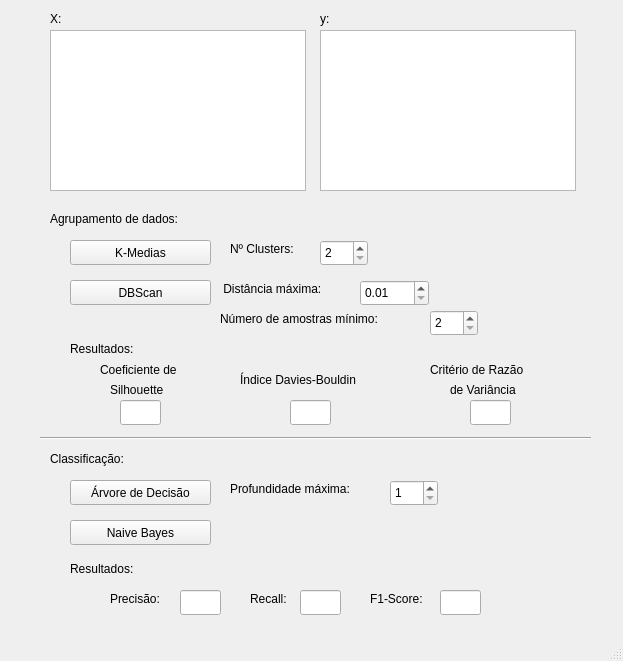
<?xml version="1.0" encoding="UTF-8"?>
<ui version="4.0">
 <class>MainWindow</class>
 <widget class="QMainWindow" name="MainWindow">
  <property name="geometry">
   <rect>
    <x>0</x>
    <y>0</y>
    <width>623</width>
    <height>661</height>
   </rect>
  </property>
  <property name="windowTitle">
   <string>MainWindow</string>
  </property>
  <widget class="QWidget" name="centralwidget">
   <widget class="QPushButton" name="pushButton_Kmeans">
    <property name="geometry">
     <rect>
      <x>70</x>
      <y>240</y>
      <width>141</width>
      <height>25</height>
     </rect>
    </property>
    <property name="text">
     <string>K-Medias</string>
    </property>
   </widget>
   <widget class="QPushButton" name="pushButton_DBScan">
    <property name="geometry">
     <rect>
      <x>70</x>
      <y>280</y>
      <width>141</width>
      <height>25</height>
     </rect>
    </property>
    <property name="text">
     <string>DBScan</string>
    </property>
   </widget>
   <widget class="QPushButton" name="pushButton_Bayes">
    <property name="geometry">
     <rect>
      <x>70</x>
      <y>520</y>
      <width>141</width>
      <height>25</height>
     </rect>
    </property>
    <property name="text">
     <string>Naive Bayes</string>
    </property>
   </widget>
   <widget class="QPushButton" name="pushButton_Tree">
    <property name="geometry">
     <rect>
      <x>70</x>
      <y>480</y>
      <width>141</width>
      <height>25</height>
     </rect>
    </property>
    <property name="text">
     <string>Árvore de Decisão</string>
    </property>
   </widget>
   <widget class="QLabel" name="label">
    <property name="geometry">
     <rect>
      <x>50</x>
      <y>210</y>
      <width>171</width>
      <height>17</height>
     </rect>
    </property>
    <property name="text">
     <string>Agrupamento de dados:</string>
    </property>
   </widget>
   <widget class="QLabel" name="label_2">
    <property name="geometry">
     <rect>
      <x>50</x>
      <y>450</y>
      <width>171</width>
      <height>17</height>
     </rect>
    </property>
    <property name="text">
     <string>Classificação:</string>
    </property>
   </widget>
   <widget class="QLabel" name="label_3">
    <property name="geometry">
     <rect>
      <x>230</x>
      <y>240</y>
      <width>81</width>
      <height>17</height>
     </rect>
    </property>
    <property name="text">
     <string>Nº Clusters:</string>
    </property>
   </widget>
   <widget class="QSpinBox" name="spinBox_Kmeans">
    <property name="geometry">
     <rect>
      <x>320</x>
      <y>240</y>
      <width>48</width>
      <height>26</height>
     </rect>
    </property>
    <property name="minimum">
     <number>2</number>
    </property>
   </widget>
   <widget class="QLabel" name="label_4">
    <property name="geometry">
     <rect>
      <x>220</x>
      <y>280</y>
      <width>141</width>
      <height>17</height>
     </rect>
    </property>
    <property name="text">
     <string> Distância máxima: </string>
    </property>
   </widget>
   <widget class="QDoubleSpinBox" name="doubleSpinBox_BBScam_distance">
    <property name="geometry">
     <rect>
      <x>360</x>
      <y>280</y>
      <width>69</width>
      <height>26</height>
     </rect>
    </property>
    <property name="minimum">
     <double>0.010000000000000</double>
    </property>
   </widget>
   <widget class="QLabel" name="label_5">
    <property name="geometry">
     <rect>
      <x>220</x>
      <y>310</y>
      <width>201</width>
      <height>17</height>
     </rect>
    </property>
    <property name="text">
     <string>Número de amostras mínimo:</string>
    </property>
   </widget>
   <widget class="QSpinBox" name="spinBox_BDScan_samples">
    <property name="geometry">
     <rect>
      <x>430</x>
      <y>310</y>
      <width>48</width>
      <height>26</height>
     </rect>
    </property>
    <property name="minimum">
     <number>2</number>
    </property>
   </widget>
   <widget class="QLabel" name="label_6">
    <property name="geometry">
     <rect>
      <x>230</x>
      <y>480</y>
      <width>161</width>
      <height>17</height>
     </rect>
    </property>
    <property name="text">
     <string>Profundidade máxima:</string>
    </property>
   </widget>
   <widget class="QSpinBox" name="spinBox_Tree">
    <property name="geometry">
     <rect>
      <x>390</x>
      <y>480</y>
      <width>48</width>
      <height>26</height>
     </rect>
    </property>
    <property name="minimum">
     <number>1</number>
    </property>
   </widget>
   <widget class="QListWidget" name="listWidget_x">
    <property name="geometry">
     <rect>
      <x>50</x>
      <y>30</y>
      <width>256</width>
      <height>161</height>
     </rect>
    </property>
    <property name="selectionMode">
     <enum>QAbstractItemView::MultiSelection</enum>
    </property>
    <property name="layoutMode">
     <enum>QListView::Batched</enum>
    </property>
   </widget>
   <widget class="QListWidget" name="listWidget_y">
    <property name="geometry">
     <rect>
      <x>320</x>
      <y>30</y>
      <width>256</width>
      <height>161</height>
     </rect>
    </property>
   </widget>
   <widget class="QLabel" name="label_7">
    <property name="geometry">
     <rect>
      <x>50</x>
      <y>10</y>
      <width>171</width>
      <height>17</height>
     </rect>
    </property>
    <property name="text">
     <string>X:</string>
    </property>
   </widget>
   <widget class="QLabel" name="label_8">
    <property name="geometry">
     <rect>
      <x>320</x>
      <y>10</y>
      <width>171</width>
      <height>17</height>
     </rect>
    </property>
    <property name="text">
     <string>y:</string>
    </property>
   </widget>
   <widget class="QLabel" name="label_9">
    <property name="geometry">
     <rect>
      <x>70</x>
      <y>560</y>
      <width>91</width>
      <height>17</height>
     </rect>
    </property>
    <property name="text">
     <string>Resultados:</string>
    </property>
   </widget>
   <widget class="QLabel" name="label_10">
    <property name="geometry">
     <rect>
      <x>110</x>
      <y>590</y>
      <width>91</width>
      <height>17</height>
     </rect>
    </property>
    <property name="text">
     <string>Precisão:</string>
    </property>
   </widget>
   <widget class="QLabel" name="label_11">
    <property name="geometry">
     <rect>
      <x>370</x>
      <y>590</y>
      <width>91</width>
      <height>17</height>
     </rect>
    </property>
    <property name="text">
     <string>F1-Score:</string>
    </property>
   </widget>
   <widget class="QLabel" name="label_12">
    <property name="geometry">
     <rect>
      <x>250</x>
      <y>590</y>
      <width>91</width>
      <height>17</height>
     </rect>
    </property>
    <property name="text">
     <string>Recall:</string>
    </property>
   </widget>
   <widget class="QLineEdit" name="lineEdit_precision">
    <property name="enabled">
     <bool>true</bool>
    </property>
    <property name="geometry">
     <rect>
      <x>180</x>
      <y>590</y>
      <width>41</width>
      <height>25</height>
     </rect>
    </property>
    <property name="font">
     <font>
      <family>Ubuntu Condensed</family>
      <weight>75</weight>
      <bold>true</bold>
     </font>
    </property>
   </widget>
   <widget class="QLineEdit" name="lineEdit_f1">
    <property name="enabled">
     <bool>true</bool>
    </property>
    <property name="geometry">
     <rect>
      <x>440</x>
      <y>590</y>
      <width>41</width>
      <height>25</height>
     </rect>
    </property>
    <property name="font">
     <font>
      <family>Ubuntu Condensed</family>
      <weight>75</weight>
      <bold>true</bold>
     </font>
    </property>
   </widget>
   <widget class="QLineEdit" name="lineEdit_recall">
    <property name="enabled">
     <bool>true</bool>
    </property>
    <property name="geometry">
     <rect>
      <x>300</x>
      <y>590</y>
      <width>41</width>
      <height>25</height>
     </rect>
    </property>
    <property name="font">
     <font>
      <family>Ubuntu Condensed</family>
      <weight>75</weight>
      <bold>true</bold>
     </font>
    </property>
   </widget>
   <widget class="Line" name="line">
    <property name="geometry">
     <rect>
      <x>40</x>
      <y>430</y>
      <width>551</width>
      <height>16</height>
     </rect>
    </property>
    <property name="orientation">
     <enum>Qt::Horizontal</enum>
    </property>
   </widget>
   <widget class="QLabel" name="label_13">
    <property name="geometry">
     <rect>
      <x>240</x>
      <y>370</y>
      <width>151</width>
      <height>20</height>
     </rect>
    </property>
    <property name="text">
     <string>Índice Davies-Bouldin</string>
    </property>
   </widget>
   <widget class="QLabel" name="label_14">
    <property name="geometry">
     <rect>
      <x>430</x>
      <y>360</y>
      <width>201</width>
      <height>20</height>
     </rect>
    </property>
    <property name="text">
     <string>Critério de Razão </string>
    </property>
   </widget>
   <widget class="QLabel" name="label_15">
    <property name="geometry">
     <rect>
      <x>100</x>
      <y>360</y>
      <width>191</width>
      <height>20</height>
     </rect>
    </property>
    <property name="text">
     <string>Coeficiente de</string>
    </property>
   </widget>
   <widget class="QLabel" name="label_16">
    <property name="geometry">
     <rect>
      <x>70</x>
      <y>340</y>
      <width>91</width>
      <height>17</height>
     </rect>
    </property>
    <property name="text">
     <string>Resultados:</string>
    </property>
   </widget>
   <widget class="QLineEdit" name="lineEdit_cohesion">
    <property name="enabled">
     <bool>true</bool>
    </property>
    <property name="geometry">
     <rect>
      <x>290</x>
      <y>400</y>
      <width>41</width>
      <height>25</height>
     </rect>
    </property>
    <property name="font">
     <font>
      <family>Ubuntu Mono</family>
      <weight>75</weight>
      <bold>true</bold>
     </font>
    </property>
   </widget>
   <widget class="QLineEdit" name="lineEdit_acop">
    <property name="enabled">
     <bool>true</bool>
    </property>
    <property name="geometry">
     <rect>
      <x>470</x>
      <y>400</y>
      <width>41</width>
      <height>25</height>
     </rect>
    </property>
    <property name="font">
     <font>
      <family>Ubuntu Mono</family>
      <weight>75</weight>
      <bold>true</bold>
     </font>
    </property>
   </widget>
   <widget class="QLineEdit" name="lineEdit_silhouette">
    <property name="enabled">
     <bool>true</bool>
    </property>
    <property name="geometry">
     <rect>
      <x>120</x>
      <y>400</y>
      <width>41</width>
      <height>25</height>
     </rect>
    </property>
    <property name="font">
     <font>
      <family>Ubuntu Mono</family>
      <weight>75</weight>
      <bold>true</bold>
     </font>
    </property>
   </widget>
   <widget class="QLabel" name="label_18">
    <property name="geometry">
     <rect>
      <x>450</x>
      <y>380</y>
      <width>201</width>
      <height>20</height>
     </rect>
    </property>
    <property name="text">
     <string>de Variância</string>
    </property>
   </widget>
   <widget class="QLabel" name="label_17">
    <property name="geometry">
     <rect>
      <x>110</x>
      <y>380</y>
      <width>191</width>
      <height>20</height>
     </rect>
    </property>
    <property name="text">
     <string>Silhouette</string>
    </property>
   </widget>
  </widget>
  <widget class="QMenuBar" name="menubar">
   <property name="geometry">
    <rect>
     <x>0</x>
     <y>0</y>
     <width>623</width>
     <height>22</height>
    </rect>
   </property>
  </widget>
  <widget class="QStatusBar" name="statusbar"/>
 </widget>
 <resources/>
 <connections/>
</ui>
